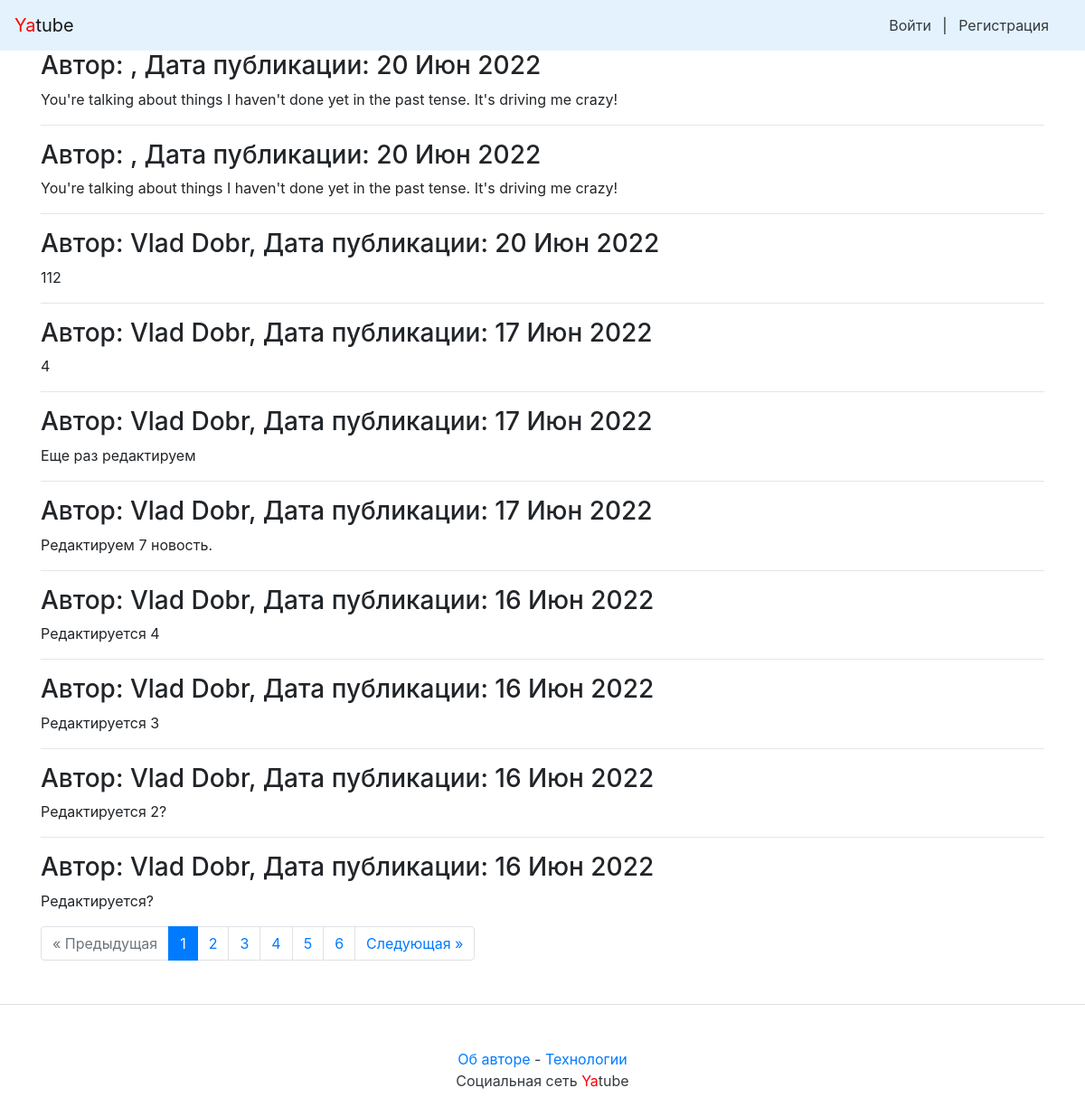
Before: / with the older database file.
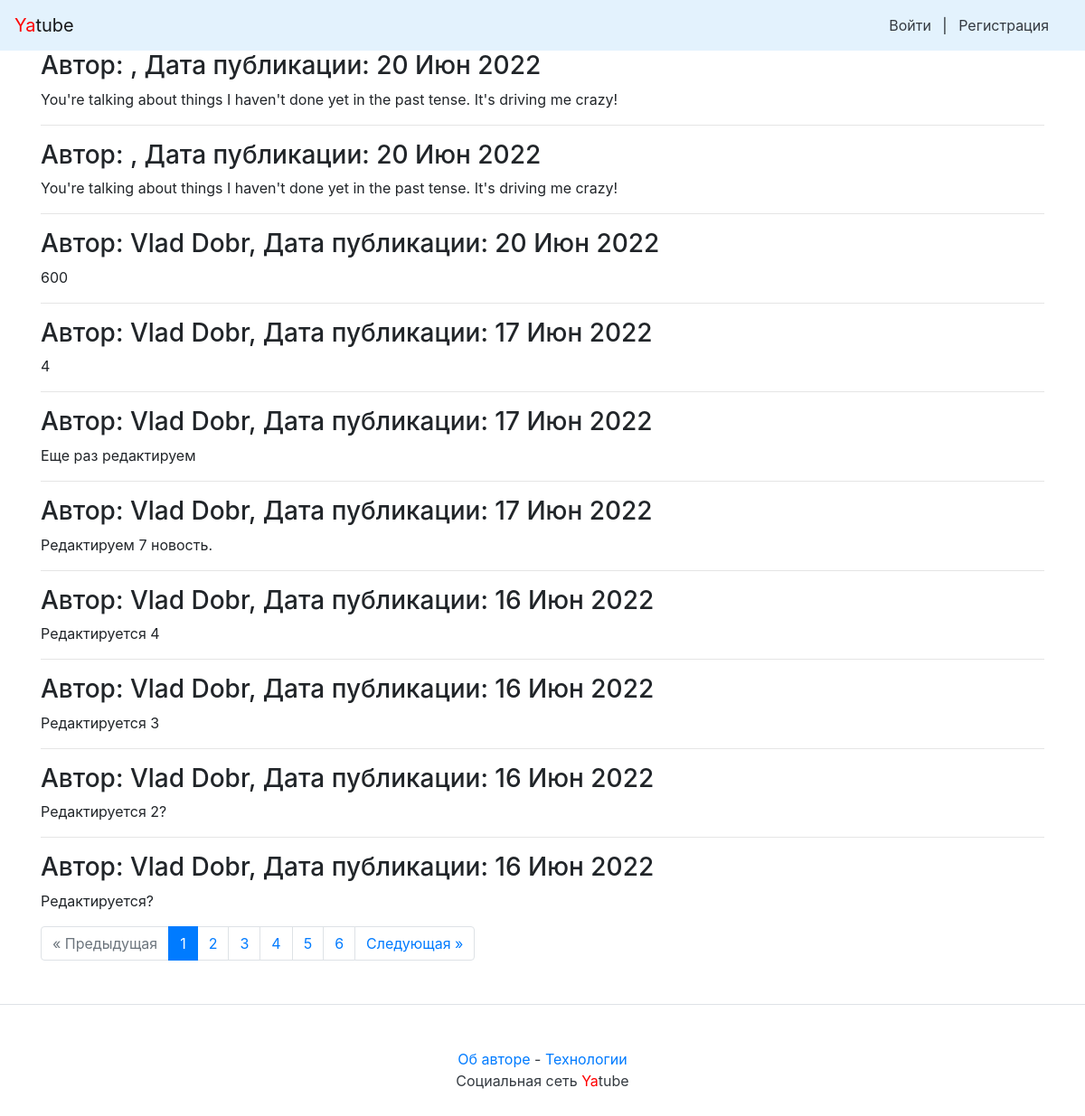
After: the same page with the newer database file.
### posts/models.py (models this page shows, shortened)
class Post(models.Model):
    text = models.TextField(verbose_name='Текст записи')
    pub_date = models.DateTimeField("date published", auto_now_add=True)
    author = models.ForeignKey(User, on_delete=models.CASCADE, related_name="posts")
    group = models.ForeignKey(Group, on_delete=models.SET_NULL, related_name="posts",
                              blank=True, null=True, verbose_name='Группа')

### posts/views.py (the view)
# urls.py: path("", views.index, name="index"),
def index(request):
    post_list = Post.objects.order_by('-pub_date').all()  # [:11]
    paginator = Paginator(post_list, 10)
    page_number = request.GET.get('page')  # переменная в URL с номером запрошенной страницы
    page = paginator.get_page(page_number)  # получить записи с нужным смещением
    context = {'page': page, 'paginator': paginator}
    response = render(request, "index.html", context)
    return response

### templates/index.html (shortened to what this page needs)
{% extends "base.html" %}
{% block content %}
{% for post in page %}
<h3>
    Автор: {{ post.author.get_full_name }}, Дата публикации: {{ post.pub_date|date:"d M Y" }}
</h3>
<p>{{ post.text|linebreaksbr }}</p>
{% if not forloop.last %}<hr>{% endif %}
{% endfor %}
{% if page.has_other_pages %}
    {% include "paginator.html" with items=page paginator=paginator %}
{% endif %}
{% endblock %}

### templates/base.html (shortened to what this page needs)
<!doctype html>
<html>
<head>
    {% load static %}
    <link rel="stylesheet" href="{% static 'bootstrap/dist/css/bootstrap.min.css' %}">
</head>
<body>
{% include 'nav.html' %}
<main>
    <div class="container">
        {% block content %}{% endblock content %}
    </div>
</main>
{% include 'footer.html' %}
</body>
</html>

### templates/nav.html
<nav class="navbar navbar-light" style="background-color: #e3f2fd;">
    <a class="navbar-brand" href="/"><span style="color:red">Ya</span>tube</a>
    <nav class="my-2 my-md-0 mr-md-3">
        {% if user.is_authenticated %}
        <a class="p-2 text-dark" href="{% url 'new_post' %}">Новая запись</a> |
        Пользователь: {{ user.username }}. |
        <a class="p-2 text-dark" href="{% url 'password_change' %}">Изменить пароль</a> |
        <a class="p-2 text-dark" href="{% url 'logout' %}">Выйти</a>
        {% else %}
        <a class="p-2 text-dark" href="{% url 'login' %}">Войти</a> |
        <a class="p-2 text-dark" href="{% url 'signup' %}">Регистрация</a>
        {% endif %}
    </nav>
</nav>

### templates/paginator.html
<nav aria-label="Переключение страниц">
    <ul class="pagination">
        {% if items.has_previous %}
                <li class="page-item"><a class="page-link" href="?page={{ items.previous_page_number }}">&laquo; Предыдущая</a></li>
        {% else %}
                <li class="page-item disabled"><a class="page-link" href="#" tabindex="-1" aria-disabled="true">&laquo; Предыдущая</a></li>
        {% endif %}
        {% for i in paginator.page_range %}
                {% if items.number == i %}
                <li class="page-item active"><span class="page-link">{{ i }} <span class="sr-only">(текущая)</span></span></li>
                {% else %}
                <li class="page-item"><a class="page-link" href="?page={{ i }}">{{ i }}</a></li>
                {% endif %}
        {% endfor %}
        {% if items.has_next %}
                <li class="page-item"><a class="page-link" href="?page={{ items.next_page_number }}">Следующая &raquo;</a></li>
        {% else %}
                <li class="page-item disabled"><a class="page-link" href="#" tabindex="-1" aria-disabled="true">Следующая &raquo;</a></li>
        {% endif %}
    </ul>
</nav>

### templates/footer.html
<footer class="pt-4 my-md-5 pt-md-5 border-top">
        <p class="m-0 text-dark text-center "><a href="/about-author/">Об авторе</a> - <a href="/about-spec/">Технологии</a></p>
        <p class="m-0 text-dark text-center ">Социальная сеть <span style="color:red">Ya</span>tube</p>
</footer>

Changed rows visible on the page:
changed Post (number 3 of 10 on the later page): text "112" → "600"
